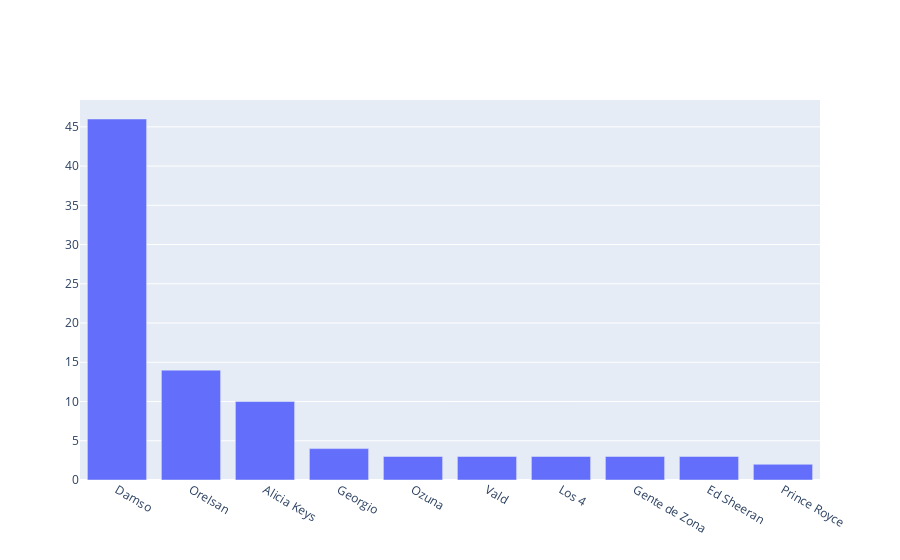

This figure's notebook cell:
### Code cell
import plotly.graph_objects as go


fig = go.Figure(go.Bar(x = df_groupby["Artist"].head(10), y=df_groupby["Tracks number"].head(10)))
fig.show()

### Figure 1 — Plotly figure (JSON) as saved in the notebook; plotly's stock layout.template omitted (floating-point values rounded to 4 significant figures)
{"data": [{"type": "bar", "x": ["Damso", "Orelsan", "Alicia Keys", "Georgio", "Ozuna", "Vald", "Los 4", "Gente de Zona", "Ed Sheeran", "Prince Royce"], "y": [46, 14, 10, 4, 3, 3, 3, 3, 3, 2]}], "layout": {}}
